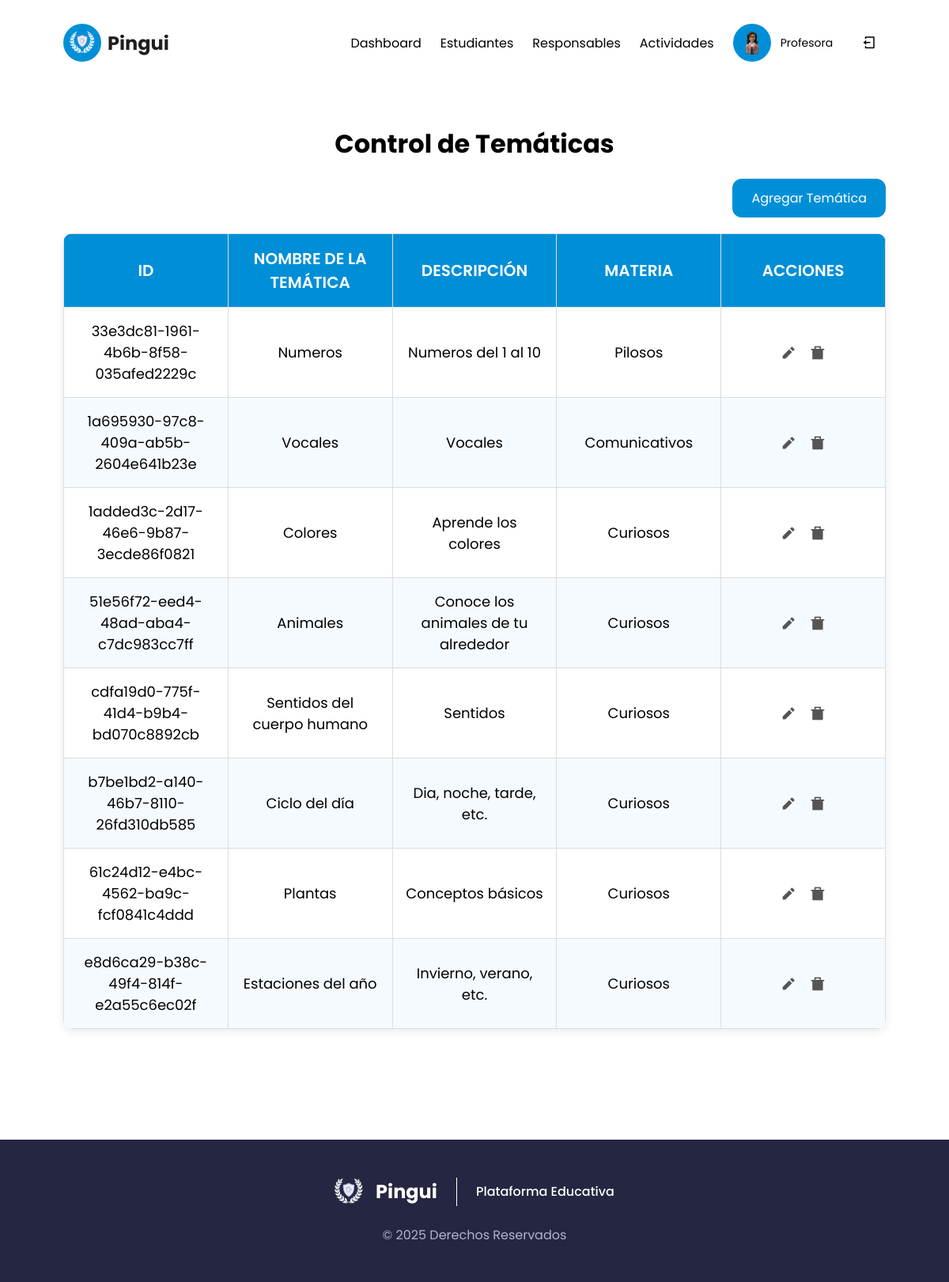
The page /profesores/tematicas/ on the database its author committed.
### apps/cursos/models.py (models this page shows, shortened)
class Tematica(models.Model):
    id = models.UUIDField(primary_key=True, default=uuid.uuid4, editable=False)
    nombre = models.CharField(max_length=100)
    descripcion = models.TextField(null=True, blank=True)
    materia = models.ForeignKey(Materia, on_delete=models.SET_NULL, null=True, related_name="tematicas")

class Materia(models.Model):
    id = models.UUIDField(primary_key=True, default=uuid.uuid4, editable=False)
    nombre = models.CharField(max_length=100, unique=True)

### apps/cursos/views.py (the view)
# urls.py: path('profesores/tematicas/', views.professor_tematicas),
def professor_tematicas(request):
    listar = Tematica.objects.all()
    return render(request, 'profesores/tematicas/tematicas.html', {'Tematica':listar})

### pingui/templates/profesores/tematicas/tematicas.html (shortened to what this page needs)
{% load static %}
<!DOCTYPE html>
<html lang="en">
  <head>
    <link rel="stylesheet" href="{% static 'css/crud.css' %}" />
    <link rel="stylesheet" href="https://cdnjs.cloudflare.com/ajax/libs/remixicon/4.6.0/remixicon.min.css" />
    <link rel="stylesheet" href="https://cdnjs.cloudflare.com/ajax/libs/remixicon/4.6.0/remixicon.css" />
  </head>
  <body>
    <nav class="nav">
        <div class="nav__logo">
            <img src="{% static 'assets/img/logo.png' %}" alt="Logo">
            <h3>Pingui</h3>
        </div>
        <ul class="nav__items">
            <li class="nav__item"><a href="/profesores/dashboard/">Dashboard</a></li>
            <li class="nav__item"><a href="/profesores/estudiantes/">Estudiantes</a></li>
            <li class="nav__item"><a href="/profesores/responsables/">Responsables</a></li>
            <li class="nav__item"><a href="/profesores/actividades/">Actividades</a></li>
            <li class="nav__item nav__item--user">
                 <figure>
                     <img src="{% static 'assets/img/professor_logo.webp' %}" class="user__logo">
                 </figure>
                 <div class="user__content">
                     <p class="user__role">Profesora</p>
                 </div>
            </li>
           <li class="nav__item nav__item--logout"><a href="/logout/"><i class="ri-logout-box-line"></i></a></li>
        </ul>
    </nav>
    <main class="main">
        <div class="table__description">
            <h1>Control de Temáticas</h1>
            <a href="/profesores/tematicas/agregar/" class="table__cta">Agregar Temática</a>
        </div>
        <table class="table">
            <thead>
                <tr>
                    <th>ID</th>
                    <th>Nombre de la temática</th>
                    <th>Descripción</th>
                    <th>Materia</th>
                    <th>Acciones</th>
                </tr>
            </thead>
            <tbody>
                {% for t in Tematica %}
                    <tr>
                        <td>{{t.id}}</td>
                        <td>{{t.nombre}}</td>
                        <td>{{t.descripcion}}</td>
                        <td>{{t.materia.nombre}}</td>
                        <td>
                            <div class="actions">
                                <a href="/profesores/tematicas/editar/{{ t.id }}/" class="actions__edit"><i class="ri-pencil-fill"></i></a>
                                <a class="actions__delete" data-id="{{ t.id }}"><i class="ri-delete-bin-7-fill"></i></a>
                            </div>
                        </td>
                    </tr>
                {% endfor %}
            </tbody>
        </table>
    </main>
    <footer class="footer">
        <div class="footer__content">
            <div class="footer__grid">
                <div class="footer__logo">
                    <img src="{% static 'assets/img/logo.png' %}" alt="Logo">
                    <h3>Pingui</h3>
                </div>
                <h4 class="footer__right">Plataforma Educativa</h4>
            </div>
            <p class="copy">&copy; 2025 Derechos Reservados</p>
        </div>
    </footer>
  </body>
</html>

### pingui/static/css/crud.css (style rules this page uses)
:root { --primary: #008FD7; --dark: #1E1E1E; --text: #464646; }
* { box-sizing: border-box; padding: 0; margin: 0; text-decoration: none; }
body { padding-top: 30px; font-family: 'Poppins', Arial, Helvetica, sans-serif; display: flex; flex-direction: column; gap: 80px; }
.nav { padding: 0 80px; width: 100%; display: flex; justify-content: space-between; align-items: center; }
.nav__logo { display: flex; align-items: center; gap: 8px; }
.nav__logo img { width: 48px; aspect-ratio: 1/1; background-color: var(--primary); padding: 8px; border-radius: 50%; }
.nav__logo h3 { font-size: 24px; color: var(--dark); }
.nav__items { list-style: none; display: flex; align-items: center; gap: 24px; }
.nav__items a { color: #000; }
.nav__item--user { display: flex; gap: 12px; justify-content: center; align-items: center; }
.nav__item--user figure { width: 48px; height: 48px; display: flex; justify-content: center; align-items: center; background-color: var(--primary); border-radius: 50%; }
.user__logo { width: 32px; height: 32px; }
.user__role { font-size: 14px; }
.nav__item--logout a { padding: 12px; aspect-ratio: 1/1; display: flex; justify-content: center; align-items: center; border-radius: 50%; color: #000; font-size: 18px; transition: .3s ease-in-out background-color, .3s ease-in-out color; }
.main { padding: 0 80px; }
.table__description { display: flex; flex-direction: column; align-items: center; justify-content: center; }
h1 { text-align: center; margin-bottom: 20px; }
.table__cta { background-color: var(--primary); align-self: flex-end; margin-bottom: 20px; padding: 12px 24px; border-radius: 12px; color: #fff; }
.table { width: 100%; border-collapse: collapse; border-radius: 12px; overflow: hidden; box-shadow: 0 4px 12px rgba(0, 0, 0, 0.08); table-layout: fixed; }
.table th, .table td { border: 1px solid #ddd; padding: 16px; font-size: 18px; text-align: center; }
.table thead th { background-color: var(--primary); color: #fff; font-size: 20px; font-weight: 600; text-transform: uppercase; }
.table tbody tr:nth-child(even) { background-color: #f5faff; }
.actions { display: flex; justify-content: center; align-items: center; gap: 16px; }
.actions a { text-decoration: none; color: #555; transition: color 0.3s ease-in-out; cursor: pointer; font-size: 20px; }
.footer { margin-top: 60px; width: 100%; background-color: #252641; display: flex; justify-content: center; align-items: center; height: 180px; color: #fff; }
.footer__grid { display: flex; justify-content: center; align-items: center; margin-bottom: 24px; }
.footer__logo { display: flex; gap: 16px; justify-content: center; align-items: center; padding-right: 24px; border-right: 1px solid #fff; }
.footer__logo img { width: 36px; height: 36px; }
.footer__logo h3 { font-size: 24px; }
.footer__right { padding-left: 24px; font-weight: 500; }
.copy { text-align: center; color: #B2B3CF; }

### rows shown on the page
Tematica: id "33e3dc81-1961-4b6b-8f58-035afed2229c", nombre "Numeros", descripcion "Numeros del 1 al 10", materia.nombre "Pilosos"
Tematica: id "1a695930-97c8-409a-ab5b-2604e641b23e", nombre "Vocales", descripcion "Vocales", materia.nombre "Comunicativos"
Tematica: id "1added3c-2d17-46e6-9b87-3ecde86f0821", nombre "Colores", descripcion "Aprende los colores", materia.nombre "Curiosos"
Tematica: id "51e56f72-eed4-48ad-aba4-c7dc983cc7ff", nombre "Animales", descripcion "Conoce los animales de tu alrededor", materia.nombre "Curiosos"
Tematica: id "cdfa19d0-775f-41d4-b9b4-bd070c8892cb", nombre "Sentidos del cuerpo humano", descripcion "Sentidos", materia.nombre "Curiosos"
Tematica: id "b7be1bd2-a140-46b7-8110-26fd310db585", nombre "Ciclo del día", descripcion "Dia, noche, tarde, etc.", materia.nombre "Curiosos"
Tematica: id "61c24d12-e4bc-4562-ba9c-fcf0841c4ddd", nombre "Plantas", descripcion "Conceptos básicos", materia.nombre "Curiosos"
Tematica: id "e8d6ca29-b38c-49f4-814f-e2a55c6ec02f", nombre "Estaciones del año", descripcion "Invierno, verano, etc.", materia.nombre "Curiosos"
